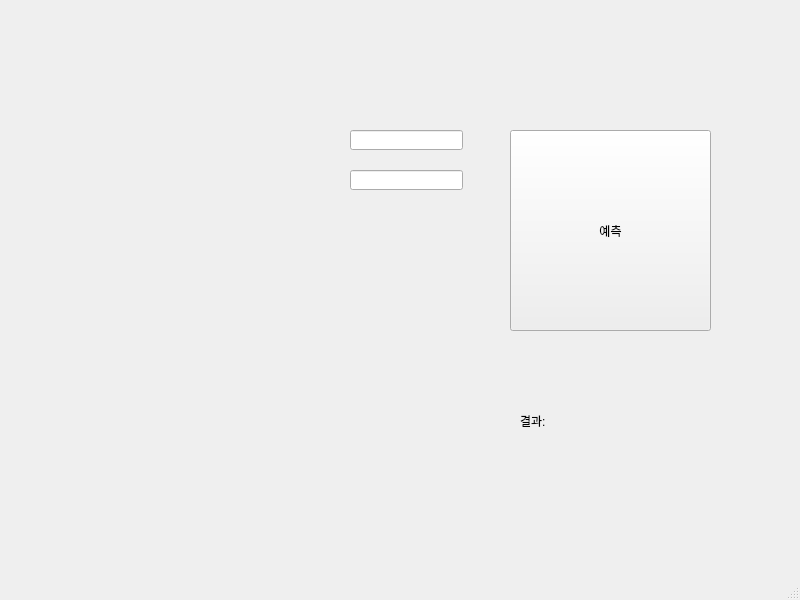
<?xml version="1.0" encoding="UTF-8"?>
<ui version="4.0">
 <class>MainWindow</class>
 <widget class="QMainWindow" name="MainWindow">
  <property name="geometry">
   <rect>
    <x>0</x>
    <y>0</y>
    <width>800</width>
    <height>600</height>
   </rect>
  </property>
  <property name="windowTitle">
   <string>MainWindow</string>
  </property>
  <widget class="QWidget" name="centralwidget">
   <widget class="QPushButton" name="btn_pd">
    <property name="geometry">
     <rect>
      <x>510</x>
      <y>130</y>
      <width>201</width>
      <height>201</height>
     </rect>
    </property>
    <property name="text">
     <string>예측</string>
    </property>
   </widget>
   <widget class="QLineEdit" name="f_length">
    <property name="geometry">
     <rect>
      <x>350</x>
      <y>130</y>
      <width>113</width>
      <height>20</height>
     </rect>
    </property>
   </widget>
   <widget class="QLineEdit" name="f_weight">
    <property name="geometry">
     <rect>
      <x>350</x>
      <y>170</y>
      <width>113</width>
      <height>20</height>
     </rect>
    </property>
   </widget>
   <widget class="QLabel" name="lb_result">
    <property name="geometry">
     <rect>
      <x>520</x>
      <y>370</y>
      <width>211</width>
      <height>101</height>
     </rect>
    </property>
    <property name="text">
     <string>결과:</string>
    </property>
   </widget>
  </widget>
  <widget class="QMenuBar" name="menubar">
   <property name="geometry">
    <rect>
     <x>0</x>
     <y>0</y>
     <width>800</width>
     <height>21</height>
    </rect>
   </property>
  </widget>
  <widget class="QStatusBar" name="statusbar"/>
 </widget>
 <resources/>
 <connections/>
</ui>
